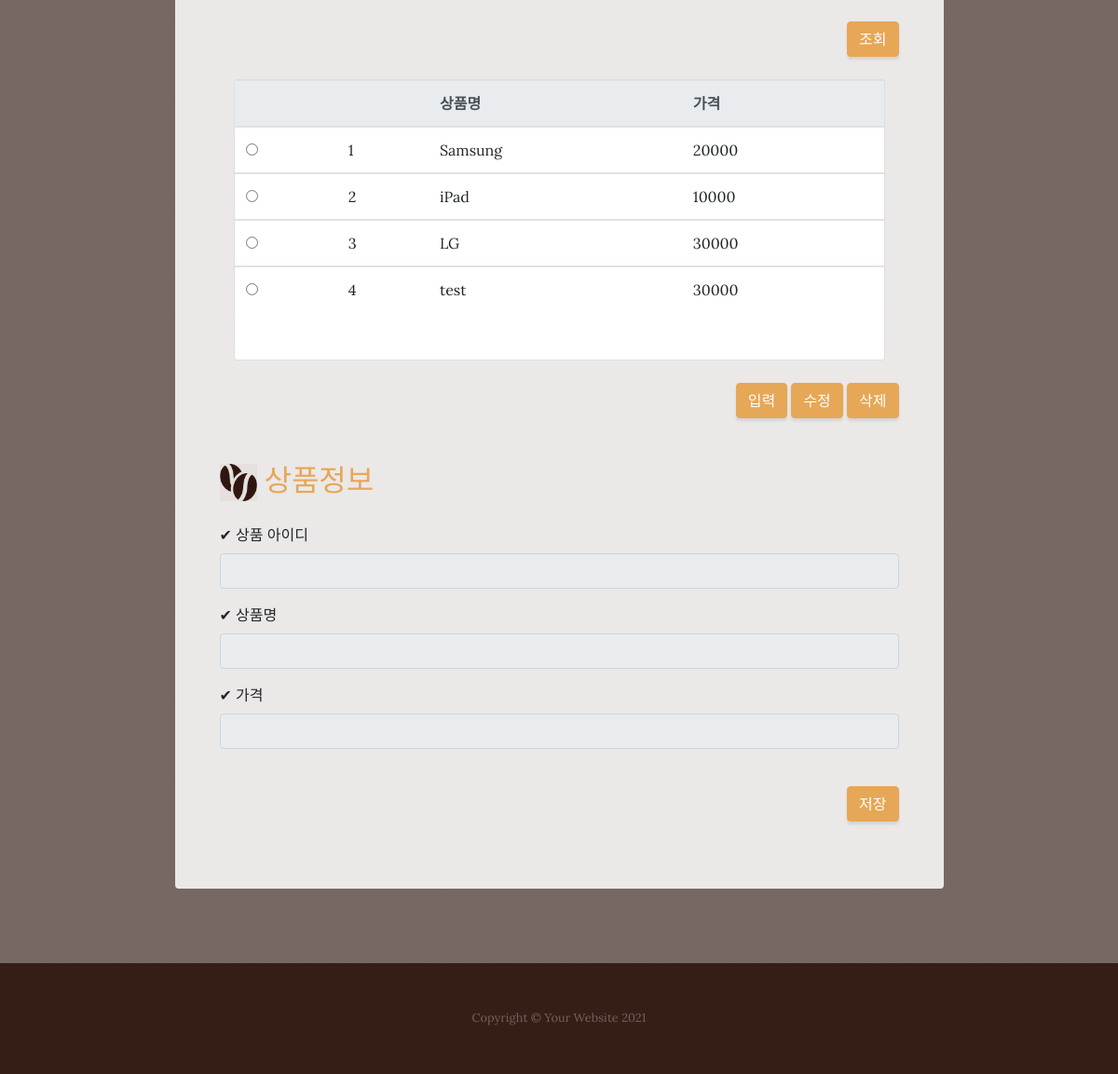
The app's page /maple/serchProduct/ (lower part), older data.
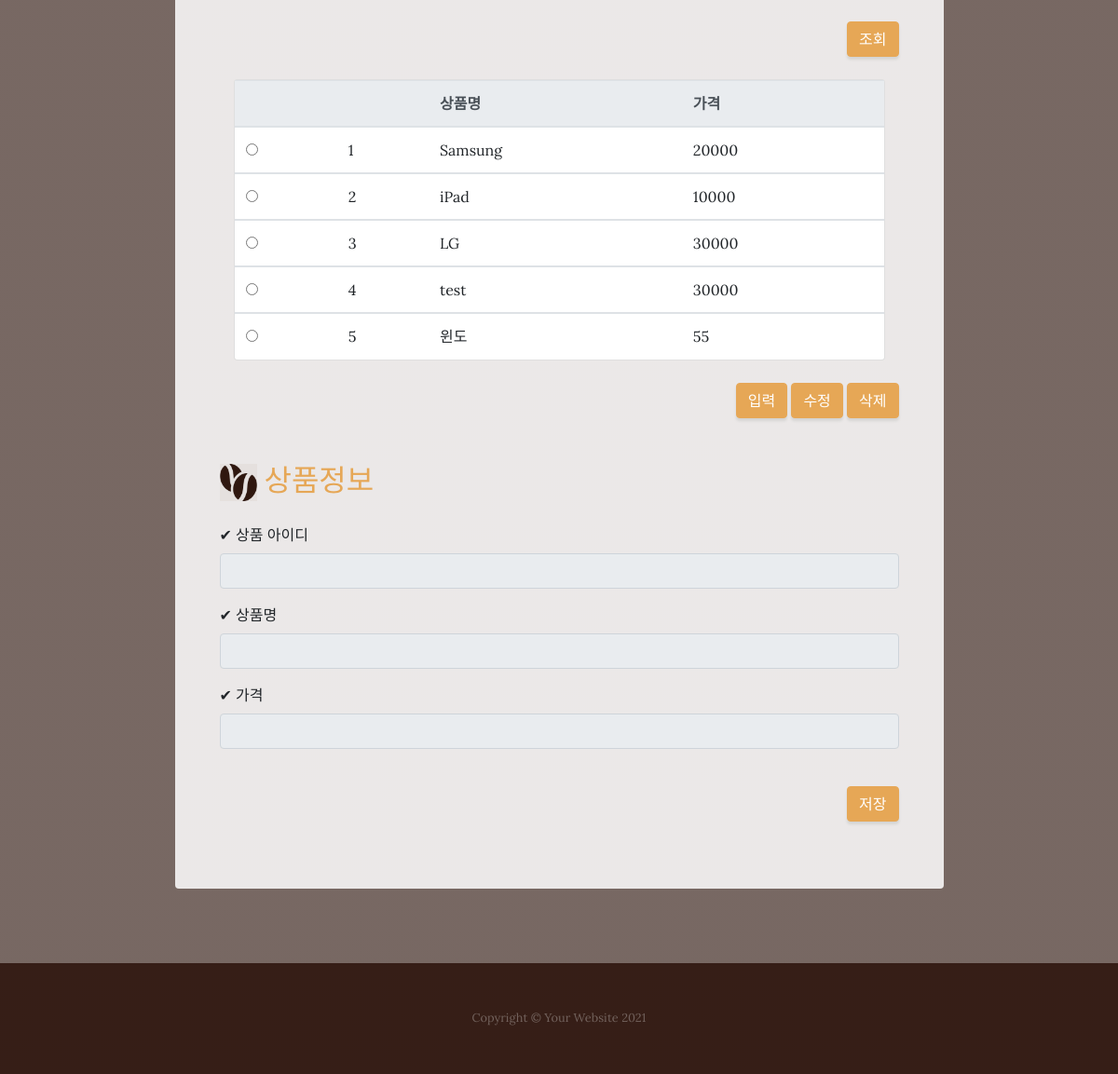
The same page, newer data.
### mapleApp/models.py (models this page shows)
class SampleProduct(models.Model):
    pd_name = models.CharField(max_length=100)
    pd_price = models.IntegerField(default=0)
    class Meta:
        db_table = 'm_sampleproduct'
    def __str__(self):
        return self.pd_name+" , "+str(self.pd_price)

### mapleApp/views.py (the view)
# urls.py: path('serchProduct/', views.serchProduct  ,name='serchProduct'),
def serchProduct(request):
    print('*> serchProduct :')
    producs = SampleProduct.objects.all()
    print('producs',producs)
    context = {'producs': producs}
    return render(request, 'sample_crud.html', context)

### mapleApp/templates/sample_crud.html (shortened to what this page needs)
<!DOCTYPE html>
{% load static%}
<html lang="en">
<head>
  <link href="{% static 'vendor/bootstrap/css/bootstrap.min.css'%}" rel="stylesheet">
  <link href="{% static 'css/business-casual.min.css'  %}" rel="stylesheet">
</head>
<body>
  <section class="page-section about-heading">
    <div class="container">
      <div class="about-heading-content">
        <div class="row">
          <div class="col-xl-9 col-lg-10 mx-auto">
            <div class="bg-faded rounded p-5">
              <div class="intro-button" align="right">
                <button type="submit" class="btn btn-primary" id="serchBtn1">조회</button>
              </div>
              <br>
{%if producs %}
              <div class="container d-flex justify-content-center mt-50 mb-50">
                <div class="card w-100">
                  <div class="table-responsive">
                    <div style="width:100%; height:300px; overflow:auto ">
                    <table class="table table-hover ">
                      <thead class="thead-light">
                        <tr>
                          <th> </th>
                          <th scope="col"></th>
                          <th scope="col">상품명</th>
                          <th scope="col">가격</th>
                        </tr>
                      </thead>
{%  for produc in  producs   %}
                      <tbody>
                        <tr>
                          <td> <input  type="radio" name="radioValue" value="{{produc.id}}"> </td>
                          <td id="pId_{{produc.id}}">{{produc.id}}</td>
                          <td id="pName_{{produc.id}}" >{{produc.pd_name}}</td>
                          <td id="pPrice_{{produc.id}}">{{produc.pd_price}}</td>
                        </tr>
{%    endfor    %}
                      </tbody>
                    </table>
                    </div>
                  </div>
                </div>
              </div>
 {% else %}
       <p>  데이터가 존재하지 않습니다. </p>
 {% endif %}
              <br>
              <div class="intro-button" align="right">
                <button type="submit" class="btn btn-primary" id="inputBtn2">입력</button>
                <button type="submit" class="btn btn-primary" id="modiBtn2">수정</button>
                <button type="submit" class="btn btn-primary" id="delBtn2">삭제</button>
              </div>
              <br>
              <h2 class="section-heading mb-4">
                <img  src="{% static 'img/cafe_icon3.png'%}" width="40" height="40">
                <span class="text-uppercase text-primary" > 상품정보 </span>
              </h2>
              <section class="content">
                <div class="row">
                  <div class="col-md-12">
                    <div class="box box-primary">
                      <form id="regForm"  method="post" action="{% url 'insertProduct' %}" >
                        <div class="box-body">
                          <div class="form-group">
                            <label for="exampleInputEmail1"> ✔ 상품 아이디 </label>
                              <input type="text" readonly="readonly"
                                id='id' class="form-control" placeholder="">
                          </div>
                          <div class="form-group">
                            <label for="exampleInputEmail1"> ✔ 상품명 </label>
                              <input type="text" readonly="readonly"
                                id='pdName' name='pdName' class="form-control" placeholder="">
                          </div>
                          <div class="form-group">
                            <label for="exampleInputEmail1"> ✔ 가격 </label>
                              <input type="text"  readonly="readonly"
                                id='pdPrice' name='pdPrice' class="form-control" placeholder="">
                          </div>
                        </div>
                      </form>
                    </div>
                  </div>
                </div>
              </section>
              <br>
              <div class="intro-button" align="right">
                <button type="submit" class="btn btn-primary" id="saveBtn3">저장</button>
              </div>
              <br>
            </div>
          </div>
        </div>
      </div>
    </div>
  </section>
  <footer class="footer text-faded text-center py-5">
    <div class="container">
      <p class="m-0 small">Copyright &copy; Your Website 2021</p>
    </div>
  </footer>
</body>
</html>

Row changes from the older to the newer data that the page shows:
added SampleProduct: id "5", pd_name "윈도", pd_price "55"
